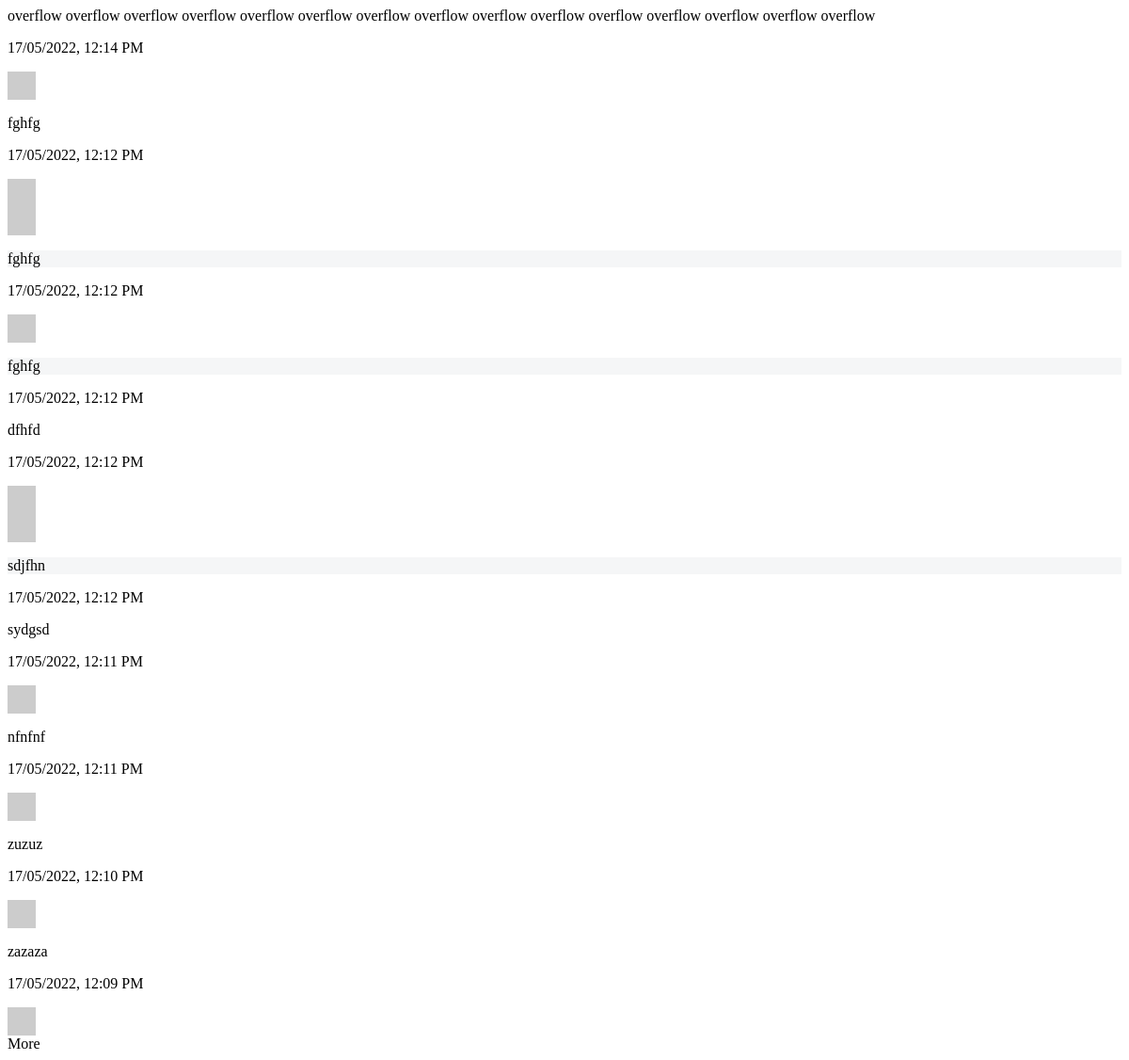
Page /get-message/1/1 (signed in) on the earlier database version.
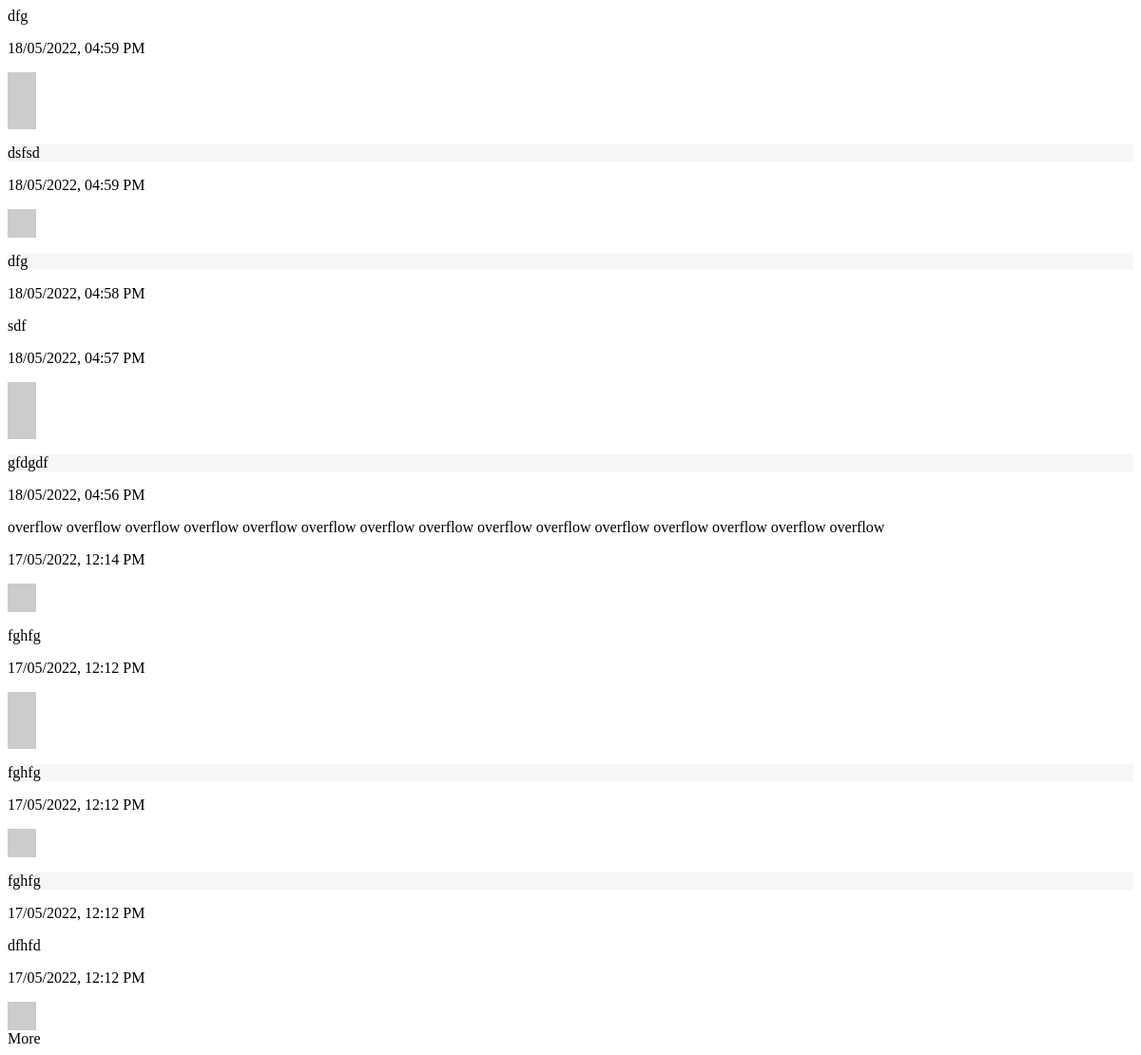
Same page on the later database version.
### models.py (models this page shows)
class Message(db.Model):
    __tablename__ = 'messages'
    id = db.Column(db.Integer, primary_key=True)
    thread_id = db.Column(db.Integer, db.ForeignKey('threads.id'))
    send_date = db.Column(db.DateTime, nullable=False)
    sending_user_id = db.Column(db.Integer, db.ForeignKey('users.id'))
    body = db.Column(db.String, nullable=False)
    user = db.relationship('User', back_populates='user_messages')
    read_state = db.relationship('MessageReadState')
    thread = db.relationship('Thread', back_populates='thread_messages')

### app.py (the view)
@app.route('/get-message/<int:thread_id>/<int:page>')
@login_required
def get_message(thread_id, page):
    thread = Thread.query.get(thread_id)
    messages = None
    if page != 0:
        messages = thread.thread_messages.order_by(desc(Message.id)).paginate(page=page, per_page=10)
    return render_template('get-messages.html', messages=messages, thread=thread)

### app.py (called while the page is built)
@login_manager.user_loader
def load_user(user_id):
    return User.query.get(int(user_id))

### templates/get-messages.html (shortened to what this page needs)
{% for message in messages.items %}
    {% if message.sending_user_id == current_user.id %}
        <div class="d-flex flex-row justify-content-end">
            <div>
                <p class="p-2 ms-5 me-3 mb-1 text-white rounded-3 bg-primary">
                    {{ message.body }}
                </p>
                <p class="small me-3 mb-3 rounded-3 text-muted position-absolute text-nowrap" style="right: 0;">
                    {{ message.send_date.strftime('%d/%m/%Y, %I:%M %p') }}
                </p>
            </div>
            <div>
                <img src="{{ current_user.email | gravatar }}"
                     class="rounded-circle"
                     alt="avatar 1" style="width: 30px; height: auto;">
            </div>
        </div>
    {% else %}
        <div class="d-flex flex-row justify-content-start">
            <div>
                <img src="{{ message.user.email | gravatar }}"
                     class="rounded-circle"
                     alt="avatar 1" style="width: 30px; height: auto;">
            </div>
            <div>
                <p class="p-2 ms-3 me-5 mb-1 rounded-3"
                   style="background-color: #f5f6f7;">
                    {{ message.body }}
                </p>
                <p class="small ms-3 mb-3 rounded-3 text-muted float-start position-absolute text-nowrap"
                   style="left: 0;">
                    {{ message.send_date.strftime('%d/%m/%Y, %I:%M %p') }}
                </p>
            </div>
        </div>
    {% endif %}
    {% if loop.last %}
        {% if messages.has_next %}
            {% set url_get_message = url_for('get_message', thread_id=thread.id, page=messages.next_num) %}
        {% else %}
            {% set url_get_message = url_for('get_message', thread_id=thread.id, page=0) %}
        {% endif %}
        <div class="text-center">
            <div hx-get="{{ url_get_message }}"
                 hx-trigger="click"
                 hx-swap="outerHTML"
                 hx-target="closest .text-center"
                 class="btn btn-link w-25">
                More
            </div>
        </div>
    {% endif %}
{% endfor %}

Differences in the rows shown:
no longer on this page (row unchanged): Message: body "sdjfhn", send_date "17/05/2022, 12:12 PM"
no longer on this page (row unchanged): Message: body "sydgsd", send_date "17/05/2022, 12:11 PM"
no longer on this page (row unchanged): Message: body "nfnfnf", send_date "17/05/2022, 12:11 PM"
no longer on this page (row unchanged): Message: body "zuzuz", send_date "17/05/2022, 12:10 PM"
no longer on this page (row unchanged): Message: body "zazaza", send_date "17/05/2022, 12:09 PM"
added Message: body "dfg", send_date "18/05/2022, 04:59 PM"
added Message: body "dsfsd", send_date "18/05/2022, 04:59 PM"
added Message: body "dfg", send_date "18/05/2022, 04:58 PM"
added Message: body "sdf", send_date "18/05/2022, 04:57 PM"
added Message: body "gfdgdf", send_date "18/05/2022, 04:56 PM"
shown differently, row unchanged: Message "dfhfd": now shows "More"
